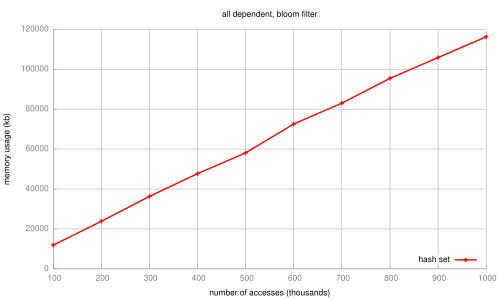

Generate this figure with gnuplot:
set terminal pdf
set output 'dissertation-gnuplottex-fig36.pdf'
load '../dynamic/formatted-results/vector-survey-0.6/hash-memory.gnuplot'
